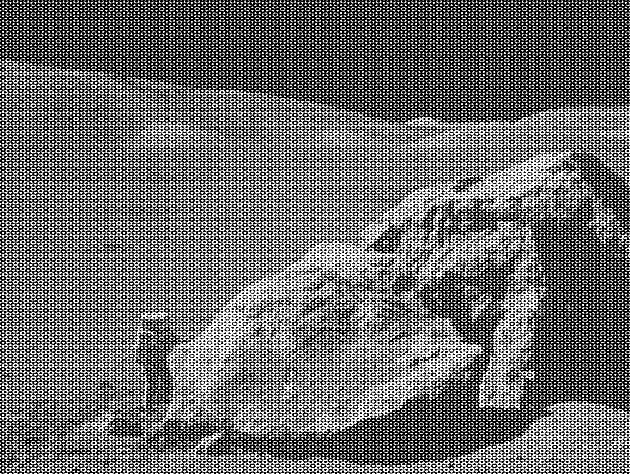
//> input picture images/Fig0240(a)(apollo 17_boulder_noisy).tif, 630 x 474 px
$ ./discrete_fourier_transform   (built with g++ and OpenCV 4)
//> lines starting //> are read from the running program, lines starting //| are printed output that depends on the picture
#include "opencv2/core/core.hpp"
#include "opencv2/imgproc/imgproc.hpp"
#include "opencv2/highgui/highgui.hpp"

#include <iostream>

using namespace cv;
using namespace std;

static void help(char* progName)
{
    cout << endl
        <<  "This program demonstrated the use of the discrete Fourier transform (DFT). " << endl
        <<  "The dft of an image is taken and it's power spectrum is displayed."          << endl
        <<  "Usage:"                                                                      << endl;
}

void lol()  {
    //high pass filter

    for(int i=0;i<image_Re1->height/2-1;i++)
    {
       for(int j=0;j<image_Re1->width/2-1;j++)
       {
                x2=i*i;
                y2=j*j;
                e=(x2+y2)/(2*var);
                d=1.0-exp(-e);

                a=i+x;
                b=y+j;

                cvSet2D(g,i+x,j+y,cvScalar(d));
                cvSet2D(g,x-i,j+y,cvScalar(d));
                cvSet2D(g,i+x,y-j,cvScalar(d));
                cvSet2D(g,x-i,y-j,cvScalar(d));

            }

    }
    cvMul(image_Re,g,image_Re);
    cvMul(image_Im,g,image_Im);
}

int main(int argc, char ** argv)
{
    help(argv[0]);

    const char* filename = argc >=2 ? argv[1] : "../images/Fig0240(a)(apollo 17_boulder_noisy).tif";

    Mat I = imread(filename, CV_LOAD_IMAGE_GRAYSCALE);
//> I is the input picture: 474 rows x 630 cols, CV_8UC1; min 0, max 255, mean 108.1
    if( I.empty())
        return -1;

    Mat padded;                            //expand input image to optimal size
    int m = getOptimalDFTSize( I.rows );
//> m = 480
    int n = getOptimalDFTSize( I.cols ); // on the border add zero values
//> n = 640
    copyMakeBorder(I, padded, 0, m - I.rows, 0, n - I.cols, BORDER_CONSTANT, Scalar::all(0));
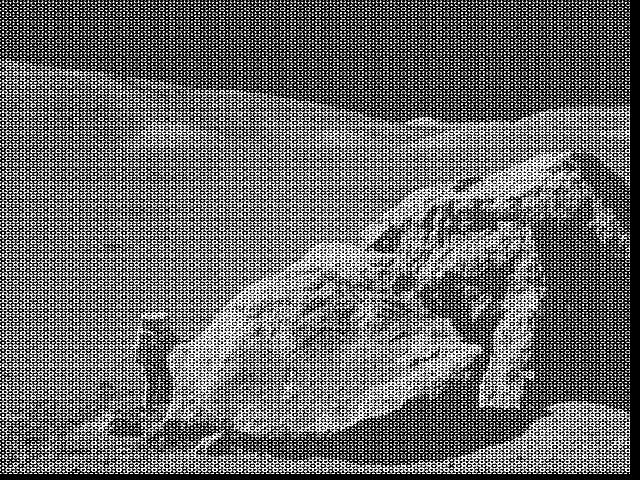
//> padded: 480 rows x 640 cols, CV_8UC1; min 0, max 255, mean 105.1

    Mat planes[] = {Mat_<float>(padded), Mat::zeros(padded.size(), CV_32F)};
//> planes[1]: 480 rows x 640 cols, CV_32FC1; every value is 0
    Mat complexI;
    merge(planes, 2, complexI);         // Add to the expanded another plane with zeros

    dft(complexI, complexI);            // this way the result may fit in the source matrix

    // compute the magnitude and switch to logarithmic scale
    // => log(1 + sqrt(Re(DFT(I))^2 + Im(DFT(I))^2))
    split(complexI, planes);                   // planes[0] = Re(DFT(I), planes[1] = Im(DFT(I))
    magnitude(planes[0], planes[1], planes[0]);// planes[0] = magnitude
    Mat magI = planes[0];

    magI += Scalar::all(1);                    // switch to logarithmic scale
    log(magI, magI);

    // crop the spectrum, if it has an odd number of rows or columns
    magI = magI(Rect(0, 0, magI.cols & -2, magI.rows & -2));

    // rearrange the quadrants of Fourier image  so that the origin is at the image center
    int cx = magI.cols/2;
//> cx = 320
    int cy = magI.rows/2;
//> cy = 240

    Mat q0(magI, Rect(0, 0, cx, cy));   // Top-Left - Create a ROI per quadrant
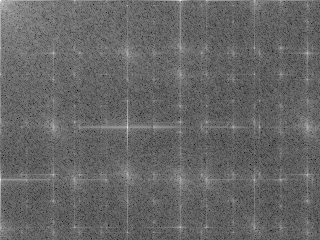
//> q0: 240 rows x 320 cols, CV_32FC1; min 3.71, max 17.29, mean 9.17; drawn with min black and max white
    Mat q1(magI, Rect(cx, 0, cx, cy));  // Top-Right
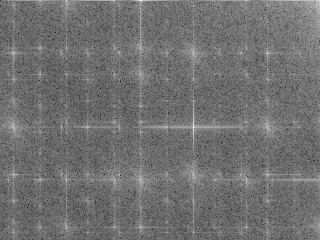
//> q1: 240 rows x 320 cols, CV_32FC1; min 3.63, max 16, mean 9.1; drawn with min black and max white
    Mat q2(magI, Rect(0, cy, cx, cy));  // Bottom-Left
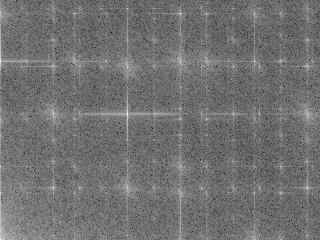
//> q2: 240 rows x 320 cols, CV_32FC1; min 3.63, max 15.96, mean 9.1; drawn with min black and max white
    Mat q3(magI, Rect(cx, cy, cx, cy)); // Bottom-Right
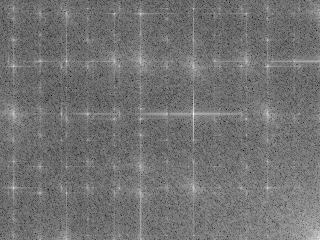
//> q3: 240 rows x 320 cols, CV_32FC1; min 3.71, max 15.77, mean 9.15; drawn with min black and max white

    Mat tmp;                           // swap quadrants (Top-Left with Bottom-Right)
    q0.copyTo(tmp);
    q3.copyTo(q0);
    tmp.copyTo(q3);

    q1.copyTo(tmp);                    // swap quadrant (Top-Right with Bottom-Left)
    q2.copyTo(q1);
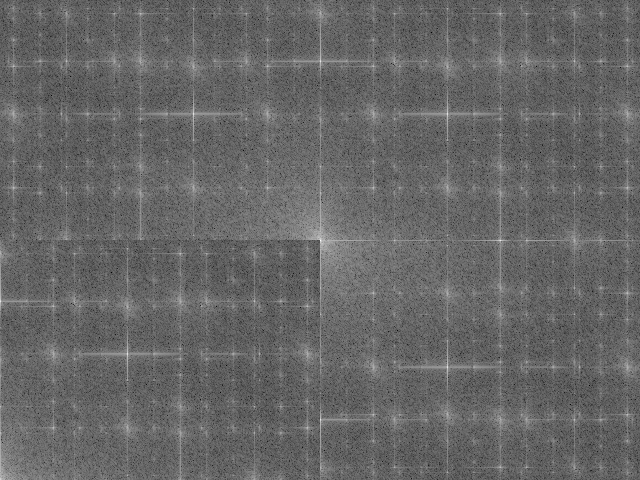
//> magI: 480 rows x 640 cols, CV_32FC1; min 3.63, max 17.29, mean 9.13; drawn with min black and max white
    tmp.copyTo(q2);
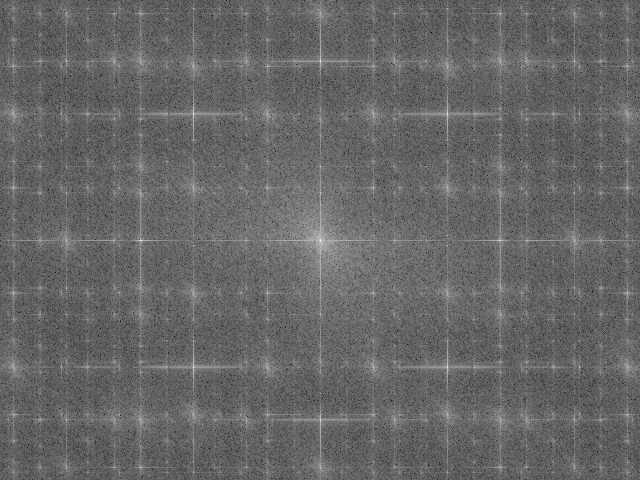
//> magI: 480 rows x 640 cols, CV_32FC1; min 3.63, max 17.29, mean 9.13; drawn with min black and max white

    normalize(magI, magI, 0, 1, CV_MINMAX); // Transform the matrix with float values into a
                                            // viewable image form (float between values 0 and 1).

    imshow("Input Image"       , I   );    // Show the result
    imshow("spectrum magnitude", magI);
    waitKey();

    return 0;
}
